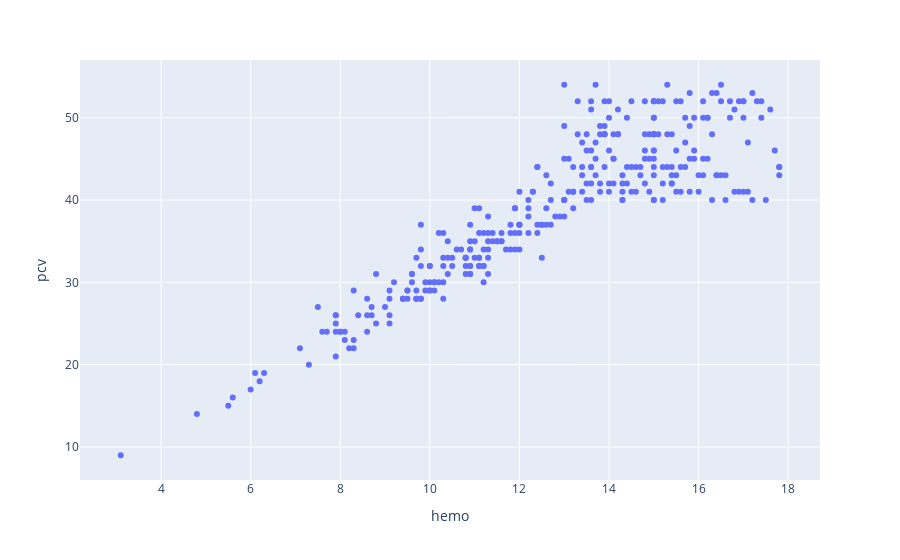

Write notebook code for a chart like this one.
### Code cell
px.scatter(df,x='hemo',y='pcv')

### Figure 1 — Plotly figure (JSON) as saved in the notebook; plotly's stock layout.template omitted (floating-point values rounded to 4 significant figures; data arrays with more than 128 entries replaced by an {"elided": "..."} marker saying what was removed)
{"data": [{"hovertemplate": "hemo=%{x}<br>pcv=%{y}<extra></extra>", "legendgroup": "", "marker": {"color": "#636efa", "symbol": "circle"}, "mode": "markers", "name": "", "orientation": "v", "showlegend": false, "type": "scatter", "x": {"elided": "400 float values"}, "xaxis": "x", "y": {"elided": "400 int values"}, "yaxis": "y"}], "layout": {"legend": {"tracegroupgap": 0}, "margin": {"t": 60}, "xaxis": {"anchor": "y", "domain": [0, 1], "title": {"text": "hemo"}}, "yaxis": {"anchor": "x", "domain": [0, 1], "title": {"text": "pcv"}}}}
